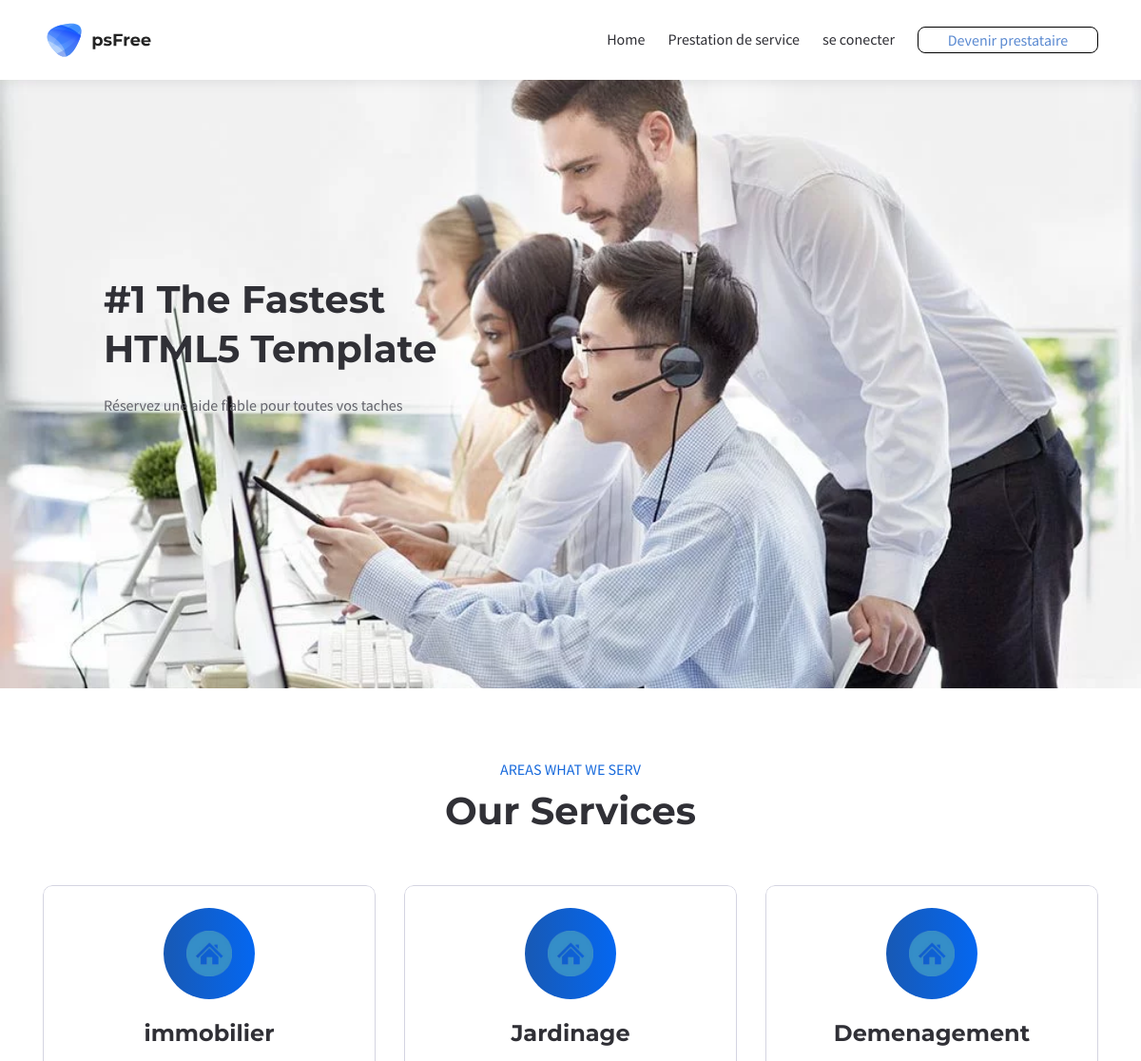
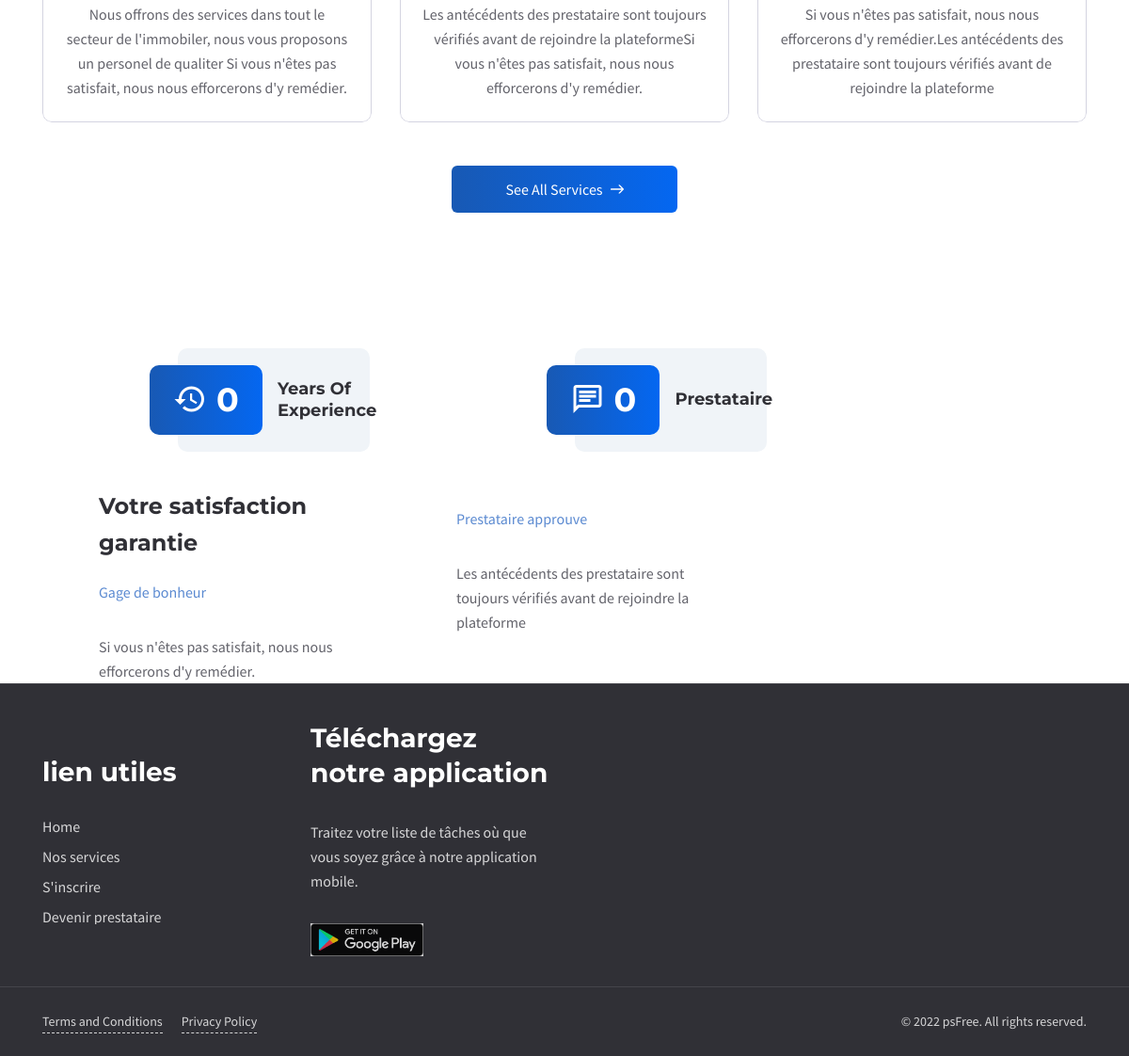
The app's page /taskivoire/ with its own data (2 pictures, top to bottom).
### mainoeuvre/models.py (models this page shows, shortened)
class CategoryService(models.Model):
    nom = models.CharField(max_length=100, default='Maison')
    description = models.TextField(max_length=400, null=True)

### mainoeuvre/views.py (the view)
# urls.py: path('', views.index, name='index'),
def index(request):
    data = CategoryService.objects.all()[:3]
    prest = Prestataire.objects.all()
    return render(request, 'gestion/index.html', {'data':data, 'prest':prest})

### mainoeuvre/templates/gestion/index.html (shortened to what this page needs)
{% load static %}
<!DOCTYPE html><html lang="en">
<head>
    <link rel="stylesheet" href="{% static '/css/bootstrap-grid.css' %}">
<link rel="stylesheet" href="{% static '/css/style.css' %}">
</head>
<body>
	<main class="main">
		<div class="main-inner">
<header class="header header-minimal">
    <nav class="header-fixed">
        <div class="container">
            <div class="row flex-nowrap align-items-center justify-content-between">
                <div class="col-auto header-fixed-col logo-wrapper">
                    <a href="index.html" class="logo" title="PathSoft">
                        <img src="{% static '/img/logo.svg' %}" width="115" height="36" alt="PathSoft">
                    </a>
                </div>
                <div class="col-auto col-xl col-static header-fixed-col d-none d-xl-block">
                    <div class="row flex-nowrap align-items-center justify-content-end">
                        <div class="col header-fixed-col d-none d-xl-block col-static">
<nav class="main-mnu">
	{% if user.is_authenticated and user.is_prestataire %}
	<ul class="main-mnu-list">
        <li>
            <a href="index.html" data-title="Home">
                <span>Home</span>
            </a>
        </li>
        <!-- <li>
            <a href="services.html" data-title="Prestation de service">
                <span>Prestation de service</span>
            </a>
        </li> -->
        <li>
            <a href="{% url 'deco' %}" data-title="deconexion">
                <span>deconexion</span>
            </a>
        </li>
        <li>
			<a class="buttons" style="color: #5B8AD1;" href="{% url 'dash' %}">Tableau de bord</a>
        </li>
    </ul>
	{% else %}
	<ul class="main-mnu-list">
        <li>
            <a href="index.html" data-title="Home">
                <span>Home</span>
            </a>
        </li>
        <li>
            <a href="services.html" data-title="Prestation de service">
                <span>Prestation de service</span>
            </a>
        </li>
        <li>
            <a href="{% url 'login' %}" data-title="se conecter">
                <span>se conecter</span>
            </a>
        </li>
        <li>
			<a class="buttons" style="color: #5B8AD1;" href="{% url 'prestForm' %}">Devenir prestataire</a>
        </li>
    </ul>
	{% endif %}
</nav>
                        </div>
                    </div>
                </div>
            </div>
        </div>
    </nav>
</header>
			<div class="section-bgc intro">
				<div class="intro-item intro-item-type-1" style="background-image: url('/static/img/service2.jpg');">
					<div class="container">
						<div class="row">
							<div class="col">
								<div class="intro-content" style="--margin-left: 4rem;">
									<div class="section-heading shm-none">
										<h1>#1 The Fastest HTML5 Template</h1>
										<p class="section-desc">Réservez une aide fiable pour toutes vos taches</p>
									</div>
								</div>
							</div>
						</div>
					</div>
				</div>
			</div>
			<section class="section">
				<div class="container">
					<div class="row">
						<header class="col-12">
							<div class="section-heading heading-center">
								<div class="section-subheading">Areas what we serv</div>
								<h2>Our Services</h2>
							</div>
						</header>
						{% for data in  data %}
						<div class="col-lg-4 col-md-6 col-12 item">
							<a href="{% url 'cat_detais' data.nom %}" class="iitem item-style iitem-hover">
								<div class="iitem-icon">
									<img src="/static/img/maison1-removebg-preview.png" alt="">
								</div>
								<h3 class="iitem-heading item-heading-large">{{data.nom}}</h3>
								<div class="iitem-desc">{{data.description}}</div>
							</a>
						</div>
						{% endfor %}
						<div class="section-footer col-12 section-footer-animate">
							<div class="btn-group align-items-center justify-content-center">
								<a href="#!" class="btn btn-with-icon btn-w240 ripple">
									<span>See All Services</span>
									<svg class="btn-icon-right" viewBox="0 0 13 9" width="13" height="9"><use xlink:href="assets/img/sprite.svg#arrow-right"></use></svg>
								</a>
							</div>
						</div>
					</div>
				</div>
			</section>
			<section class="section section-without-padding-bottom" style="margin-left: 12%;">
				<div class="container">
					<div class="row items spincrement-container">
						<div class="col-xl-3 col-md-6 col-12 item" style="margin-right: 10%;">
							<div class="counter-min">
								<div class="counter-min-block">
									<div class="counter-min-ico">
										<i class="material-icons material-icons-outlined md-36">history</i>
									</div>
									<div class="counter-min-numb spincrement" data-from="0" data-to="5">0</div>
								</div>
								<div class="counter-min-info">
									<h4 class="counter-min-heading">Years Of Experience</h4>
								</div>
							</div>
						</div>
						<div class="col-xl-3 col-md-6 col-12 item" style="margin-left: 5%;">
							<div class="counter-min">
								<div class="counter-min-block">
									<div class="counter-min-ico">
										<i class="material-icons material-icons-outlined md-36">chat</i>
									</div>
									<div class="counter-min-numb spincrement" data-from="0" data-to="{{prest|length}}">0</div>
								</div>
								<div class="counter-min-info">
									<h4 class="counter-min-heading">Prestataire</h4>
								</div>
							</div>
						</div>
					</div>
				</div>
			</section>
			<section>
				<div class="container">
					<div class="row litems">
						<div class="col-lg-4 col-md-6 col-12 litem" style="margin-top: 38px;">
							<div class="ini">
								<div class="ini-info">
									<p class="ini-heading item-heading-large">Votre satisfaction garantie</p>
									<p style="color: #5B8AD1;">Gage de bonheur</p>
									<div class="ini-desc">
										<p>Si vous n'êtes pas satisfait, nous nous efforcerons d'y remédier.</p>
									</div>
								</div>
							</div>
						</div>
						<div class="col-lg-4 col-md-6 col-12 litem" >
							<div class="ini" style="margin-top: 38px;">
								<div class="ini-info">
									<p style="color: #5B8AD1;">Prestataire approuve</p>
									<div class="ini-desc">
										<p>Les antécédents des prestataire sont toujours vérifiés avant de rejoindre la plateforme</p>
									</div>
								</div>
							</div>
						</div>
			</section>
<footer class="footer footer-minimal">
    <div class="footer-main">
        <div class="container">
            <div class="row items align-items-center">
                <div class="col-lg-3 col-md-4 col-12 item">
                    <div class="widget-brand-info">
                        <div class="widget-brand-info-main">
                            <h3>lien utiles</h3>
							<nav class="footer-nav">
								<ul class="footer-mnu">
									<li><a href="#!" class="hover-link" data-title="Home"><span>Home</span></a></li>
									<li><a href="#!" class="hover-link" data-title="About us"><span>Nos services</span></a></li>
									<li><a href="#!" class="hover-link" data-title="Services"><span>S'inscrire</span></a></li>
									<li><a href="#!" class="hover-link" data-title="News"><span>Devenir prestataire</span></a></li>
								</ul>
							</nav>
                        </div>
                    </div>
                </div>
                <div class="col-lg-3 col-md-4 col-12 item">
                    <div class="widget-brand-info">
                        <div class="widget-brand-info-main">
                            <h3>Téléchargez notre application</h3>
							<p>Traitez votre liste de tâches où que vous soyez grâce à notre application mobile.</p>
							<a href="#"><img src="/static/img/play.png" width="120px" alt=""></a>
                        </div>
                    </div>
                </div>
            </div>
        </div>
    </div>
    <div class="footer-bottom">
        <div class="container">
            <div class="row justify-content-between items">
                <div class="col-md-auto col-12 item">
                    <nav class="footer-links">
                        <ul>
                            <li><a href="terms-and-conditions.html">Terms and Conditions</a></li>
                            <li><a href="privacy-policy.html">Privacy Policy</a></li>
                        </ul>
                    </nav>
                </div>
                <div class="col-md-auto col-12 item">
                    <div class="copyright">© 2022 psFree. All rights reserved.</div>
                </div>
            </div>
        </div>
    </div>
</footer>
	</main>
</body></html>

### records on screen
CategoryService: nom "immobilier", description "Nous offrons des services dans tout le secteur de l'immobiler, nous vous proposons un personel de qualiter Si vous n'êtes pas satisfait, nous nous efforcerons d'y remédier."
CategoryService: nom "Jardinage", description "Les antécédents des prestataire sont toujours vérifiés avant de rejoindre la plateformeSi vous n'êtes pas satisfait, nous nous efforcerons d'y remédier."
CategoryService: nom "Demenagement", description "Si vous n'êtes pas satisfait, nous nous efforcerons d'y remédier.Les antécédents des prestataire sont toujours vérifiés avant de rejoindre la plateforme"
